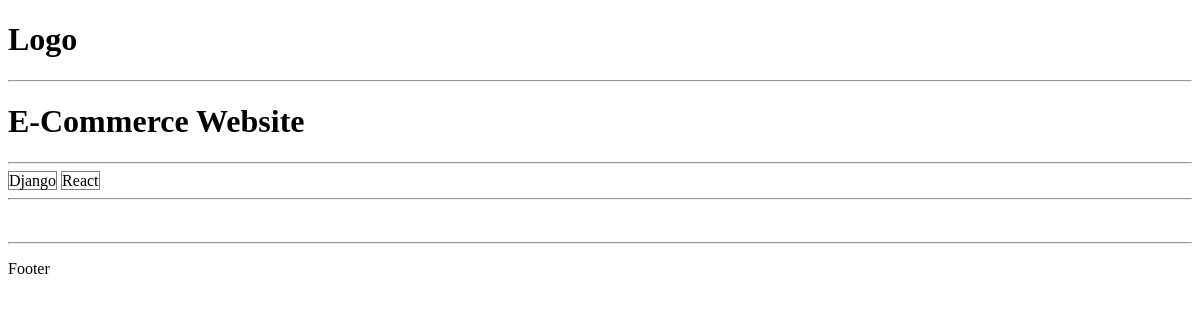
Before: /project/b7396663-ec7d-42b6-93c9-386e9798d64d with the older database file.
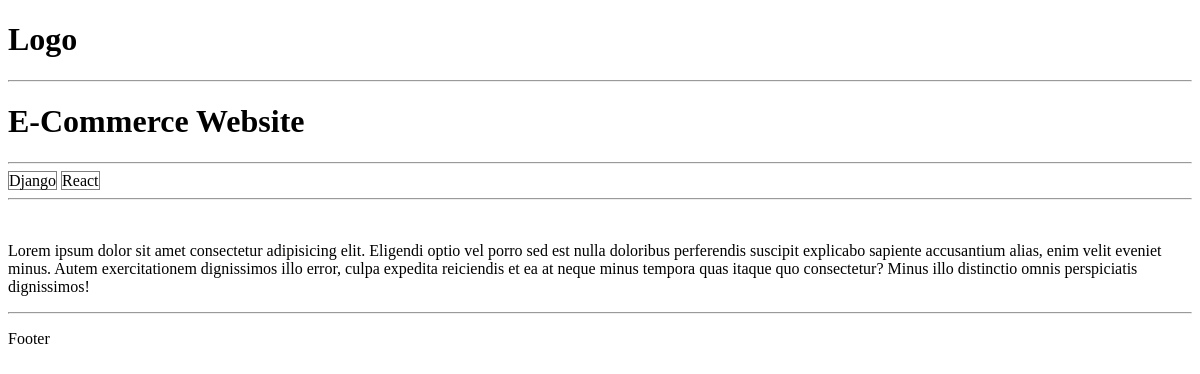
After: the same page with the newer database file.
### projects/models.py (models this page shows, shortened)
class Project(models.Model):
    title = models.CharField(max_length=200)
    description = models.TextField(null=True, blank=True)
    demo_link = models.CharField(max_length=2000, null=True, blank=True)
    source_link = models.CharField(max_length=2000, null=True, blank=True)
    tags = models.ManyToManyField("Tag", blank=True)
    vote_total = models.IntegerField(default=0, null=True, blank=True)
    vote_ratio = models.IntegerField(default=0, null=True, blank=True)
    created = models.DateTimeField(auto_now_add=True)
    id = models.UUIDField(
        default=uuid.uuid4, unique=True, primary_key=True, editable=False
    )

### projects/views.py (the view)
# urls.py: path("project/<str:pk>", views.project, name="single project"),
def project(request, pk):
    projectObj = Project.objects.get(id=pk)
    context = {"projectObj": projectObj}
    return render(request, "projects/single-project.html", context)

### projects/models.py (called while the page is built)
    def __str__(self):
        return self.name

### projects/templates/projects/single-project.html
{% extends 'main.html' %}
{% block content %}
<h1>{{ projectObj.title}}</h1>
<hr>
{% for tag in projectObj.tags.all %}
    <span style="border:1px solid grey">{{ tag}}</span>
{% endfor %}
<hr>
<br>
<p>{{ projectObj.description }}</p>
{% endblock content %}

Changed rows visible on the page:
changed Project "E-Commerce Website": description (not shown) → "Lorem ipsum dolor sit amet consectetur adipisicing elit. Eligendi optio vel porro sed est nulla doloribus perferendis suscipit explicabo sapiente accusantium alias, enim velit eveniet minus. Autem exercitationem dignissimos illo error, culpa expedita reiciendis et ea at neque minus tempora quas itaque quo consectetur? Minus illo distinctio omnis perspiciatis dignissimos!"
